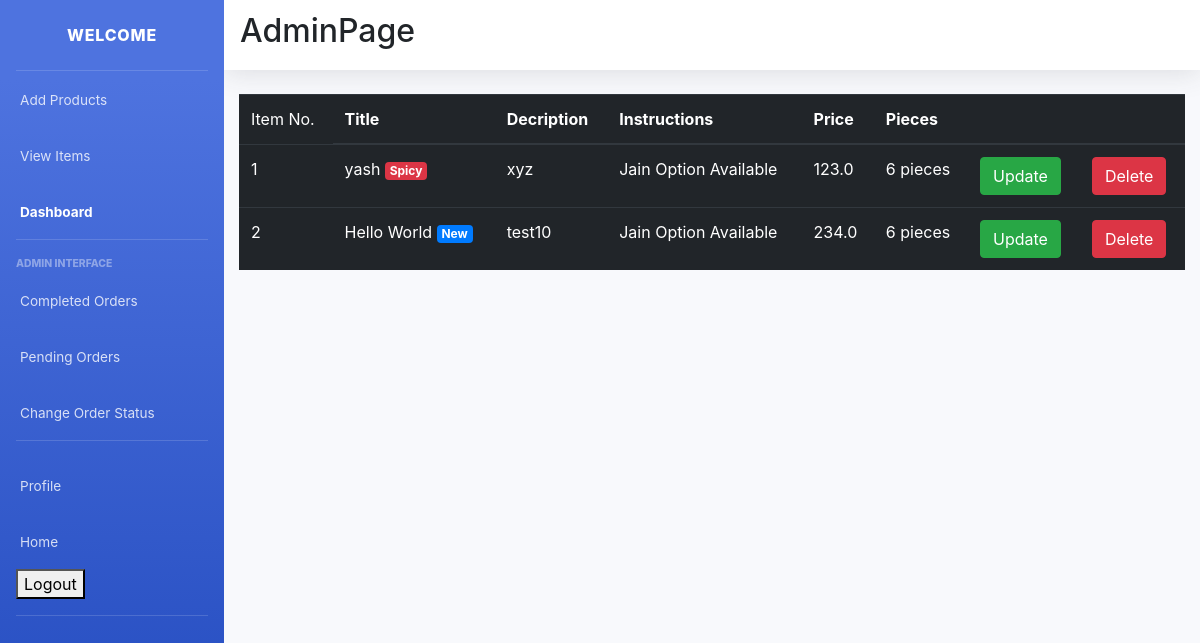
The page /item_list/ (signed in) on the database as committed earlier.
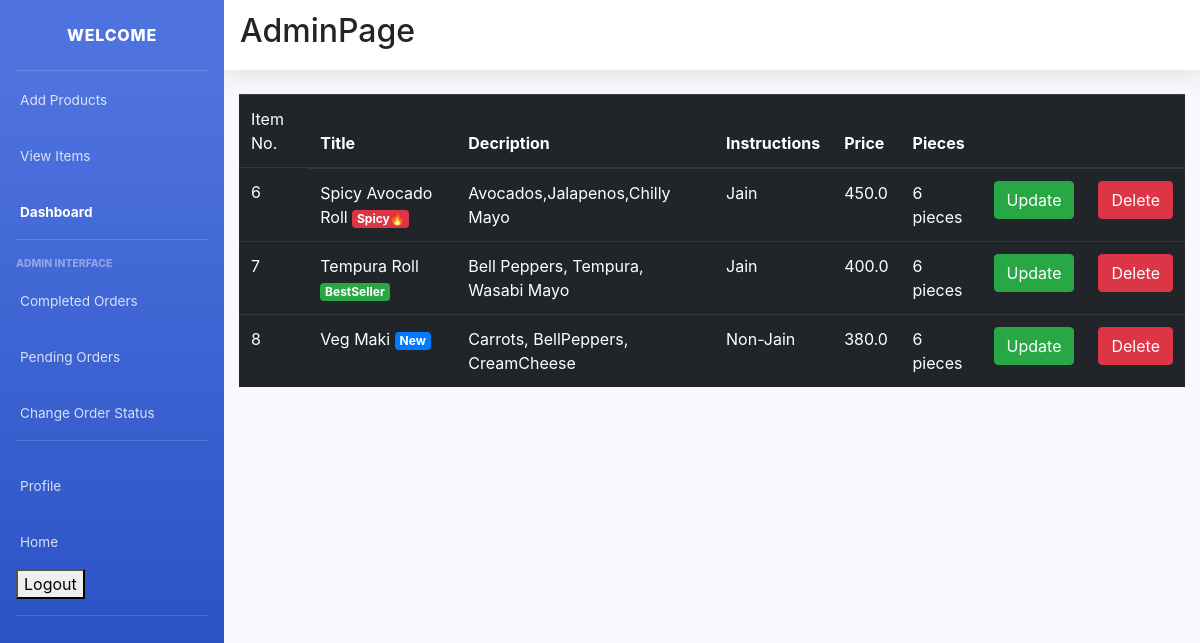
The same page on the database as committed later.
### main/models.py (models this page shows, shortened)
class Item(models.Model):
    LABELS = (
        ('BestSeller', 'BestSeller'),
        ('New', 'New'),
        ('Spicy🔥', 'Spicy🔥'),
    )
    LABEL_COLOUR = (
        ('danger', 'danger'),
        ('success', 'success'),
        ('primary', 'primary'),
        ('info', 'info')
    )
    title = models.CharField(max_length=150)
    description = models.CharField(max_length=250,blank=True)
    price = models.FloatField()
    pieces = models.IntegerField(default=6)
    instructions = models.CharField(max_length=250,default="Jain Option Available")
    image = models.ImageField(default='default.png', upload_to='images/')
    labels = models.CharField(max_length=25, choices=LABELS, blank=True)
    label_colour = models.CharField(max_length=15, choices=LABEL_COLOUR, blank=True)
    slug = models.SlugField(default="sushi_name")
    created_by = models.ForeignKey(User, on_delete=models.CASCADE)

### main/decorators.py (the view)
    def wrapper_func(request, *args, **kwargs):
        group = Group.objects.get(user = request.user)
        if group.name == 'admin_owner':
            return view_func(request, *args, **kwargs)
        else:
            return redirect('/')

### main/views.py (called while the page is built)
@login_required(login_url='/accounts/login/')
@admin_required
def item_list(request):
    items = Item.objects.filter(created_by=request.user)
    context = {
        'items':items
    }
    return render(request, 'main/item_list.html', context)

### main/templates/main/item_list.html
{% extends "main/layout2.html" %}
{% block content %}
<div class="cart">
    <div class="row">
        <div class="col-sm-12">
            {% if items %}
            <div class="table-responsive">
                <table class="table table-dark">
                    <thead>
                    <tr>
                        <td scope="col">Item No.</td>
                        <th scope="col">Title</th>
                        <th scope="col">Decription</th>
                        <th scope="col">Instructions</th>
                        <th scope="col">Price</th>
                        <th scope="col">Pieces</th>
                        <th></th>
                        <th></th>
                    </tr>
                    </thead>
                    <tbody>
                        {% for item in items %}
                    <tr>
                        <td>{{ item.id }}</td>
                        <td>{{ item.title }} <span class="badge badge-{{ item.label_colour }}">{{ item.labels }}</span></td></td>
                        <td>{{ item.description }}</td>
                        <td>{{ item.instructions }}</td>
                        <td>{{ item.price }}</td>
                        <td>{{ item.pieces }} pieces</td>
                        <td><a class="btn btn-success" href="{% url 'main:item-update' item.slug %}">Update</a></td>
                        <td><a class="btn btn-danger" href="{% url 'main:item-delete' item.slug %}">Delete</a></td>
                    </tr>
                        {% endfor %}
                    </tbody>
                </table>
            </div>
            {% else %}
            <h4 class="text-center">Sorry, you have not ordered any item yet!!!</h4>
            {% endif %}
        </div>
    </div>
</div>
{% endblock content %}

Rows that differ between the two databases and show on the page:
removed Item: id "1", title "yash", labels "Spicy", description "xyz", instructions "Jain Option Available", price "123.0", pieces "6", label_colour "danger" (drawn)
removed Item: id "2", title "Hello World", labels "New", description "test10", instructions "Jain Option Available", price "234.0", pieces "6", label_colour "primary" (drawn)
added Item: id "6", title "Spicy Avocado Roll", labels "Spicy🔥", description "Avocados,Jalapenos,Chilly Mayo", instructions "Jain", price "450.0", pieces "6", label_colour "danger" (drawn)
added Item: id "7", title "Tempura Roll", labels "BestSeller", description "Bell Peppers, Tempura, Wasabi Mayo", instructions "Jain", price "400.0", pieces "6", label_colour "success" (drawn)
added Item: id "8", title "Veg Maki", labels "New", description "Carrots, BellPeppers, CreamCheese", instructions "Non-Jain", price "380.0", pieces "6", label_colour "primary" (drawn)
